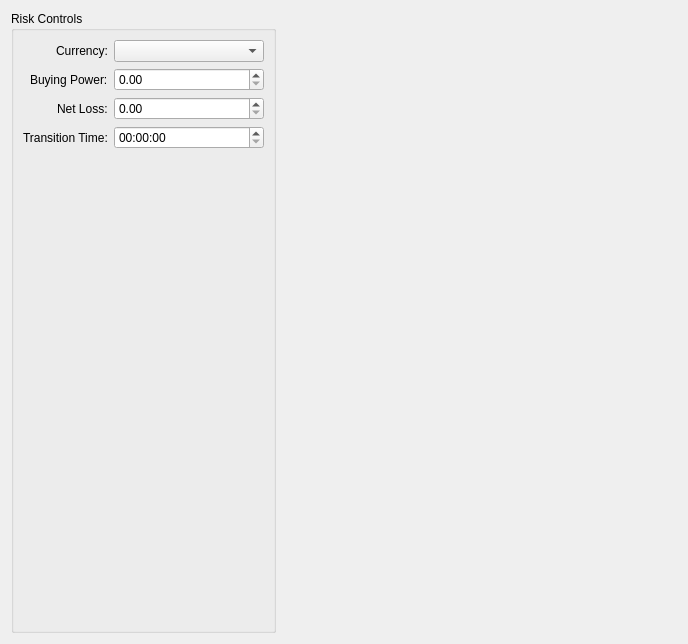
<?xml version="1.0" encoding="UTF-8"?>
<ui version="4.0">
 <class>RiskWidget</class>
 <widget class="QWidget" name="RiskWidget">
  <property name="geometry">
   <rect>
    <x>0</x>
    <y>0</y>
    <width>688</width>
    <height>644</height>
   </rect>
  </property>
  <property name="windowTitle">
   <string>Risk</string>
  </property>
  <layout class="QHBoxLayout" name="horizontalLayout_2">
   <item>
    <widget class="QGroupBox" name="m_riskControlsGroup">
     <property name="title">
      <string>Risk Controls</string>
     </property>
     <layout class="QFormLayout" name="formLayout_2">
      <property name="fieldGrowthPolicy">
       <enum>QFormLayout::AllNonFixedFieldsGrow</enum>
      </property>
      <property name="labelAlignment">
       <set>Qt::AlignRight|Qt::AlignTrailing|Qt::AlignVCenter</set>
      </property>
      <item row="0" column="0">
       <widget class="QLabel" name="m_currencyLabel">
        <property name="text">
         <string>Currency:</string>
        </property>
       </widget>
      </item>
      <item row="0" column="1">
       <widget class="QComboBox" name="m_currencyInput"/>
      </item>
      <item row="1" column="0">
       <widget class="QLabel" name="m_buyingPowerLabel">
        <property name="text">
         <string>Buying Power:</string>
        </property>
       </widget>
      </item>
      <item row="1" column="1">
       <widget class="QDoubleSpinBox" name="m_buyingPowerInput">
        <property name="prefix">
         <string/>
        </property>
        <property name="suffix">
         <string/>
        </property>
        <property name="maximum">
         <double>999999999.000000000000000</double>
        </property>
       </widget>
      </item>
      <item row="2" column="0">
       <widget class="QLabel" name="m_netLossLabel">
        <property name="text">
         <string>Net Loss:</string>
        </property>
       </widget>
      </item>
      <item row="2" column="1">
       <widget class="QDoubleSpinBox" name="m_netLossInput">
        <property name="prefix">
         <string/>
        </property>
        <property name="suffix">
         <string/>
        </property>
        <property name="maximum">
         <double>999999999.000000000000000</double>
        </property>
       </widget>
      </item>
      <item row="3" column="0">
       <widget class="QLabel" name="m_transitionTimeLabel">
        <property name="text">
         <string>Transition Time:</string>
        </property>
       </widget>
      </item>
      <item row="3" column="1">
       <widget class="QTimeEdit" name="m_transitionTimeInput">
        <property name="sizePolicy">
         <sizepolicy hsizetype="Fixed" vsizetype="Fixed">
          <horstretch>0</horstretch>
          <verstretch>0</verstretch>
         </sizepolicy>
        </property>
        <property name="minimumSize">
         <size>
          <width>150</width>
          <height>0</height>
         </size>
        </property>
        <property name="maximumSize">
         <size>
          <width>150</width>
          <height>16777215</height>
         </size>
        </property>
        <property name="displayFormat">
         <string>hh:mm:ss</string>
        </property>
       </widget>
      </item>
     </layout>
    </widget>
   </item>
   <item>
    <spacer name="m_riskControlsSpacer">
     <property name="orientation">
      <enum>Qt::Horizontal</enum>
     </property>
     <property name="sizeHint" stdset="0">
      <size>
       <width>40</width>
       <height>20</height>
      </size>
     </property>
    </spacer>
   </item>
  </layout>
 </widget>
 <tabstops>
  <tabstop>m_transitionTimeInput</tabstop>
 </tabstops>
 <resources/>
 <connections/>
</ui>
